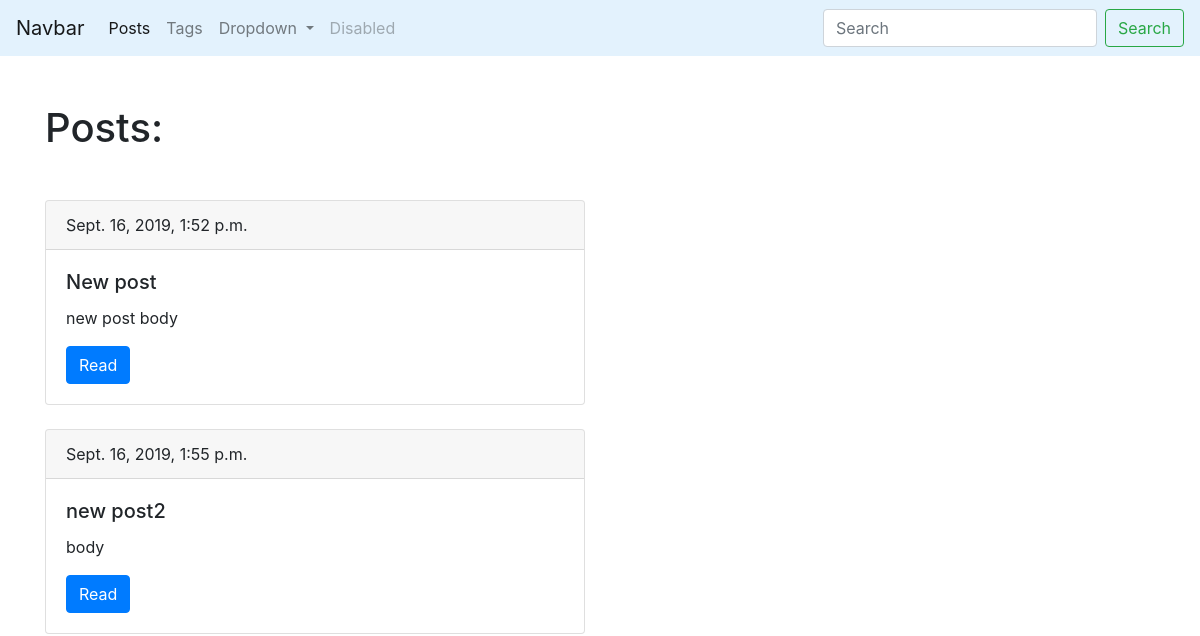
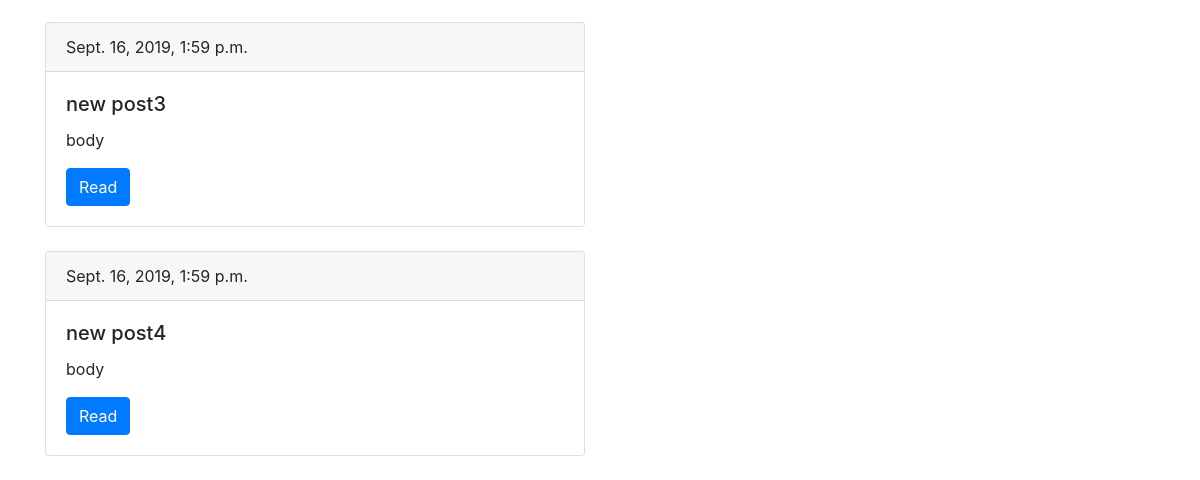
/blog/, run on an earlier commit of the app's database (2 pictures, top to bottom).
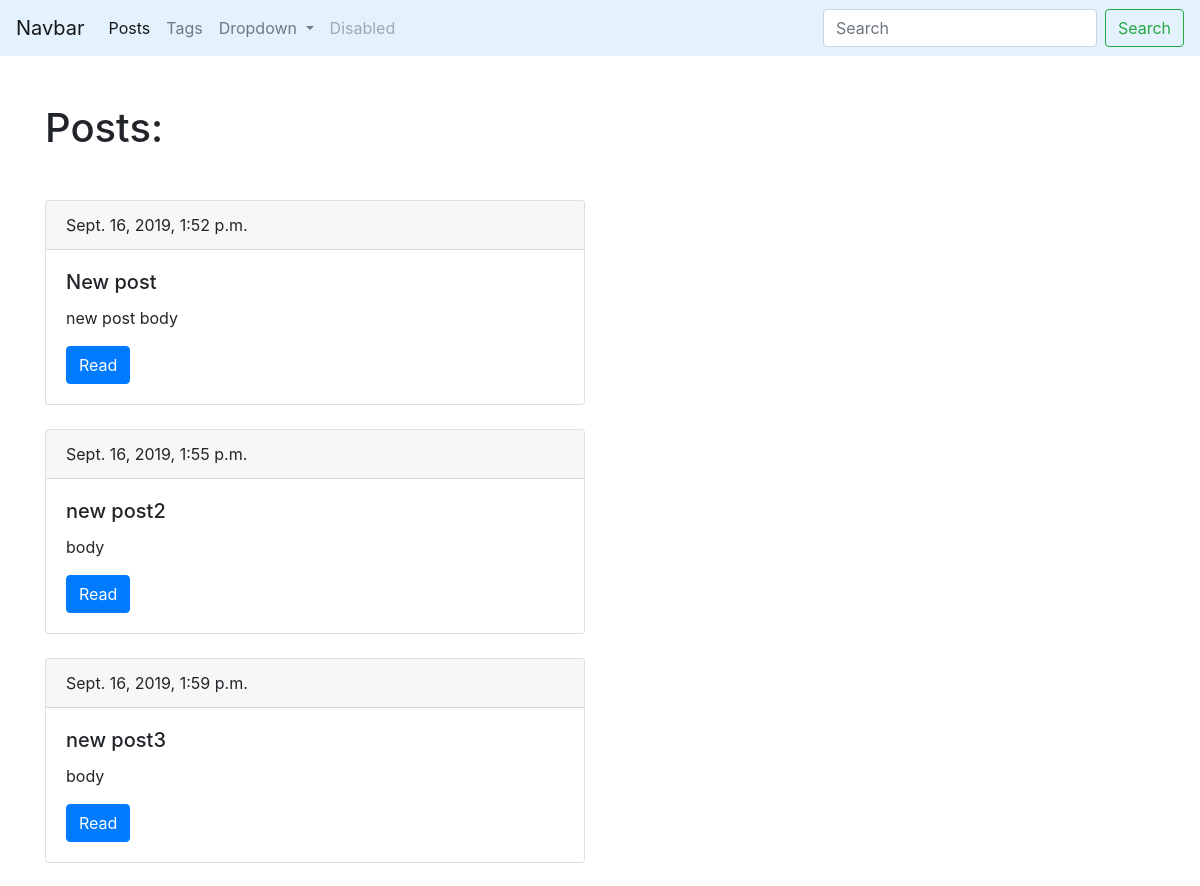
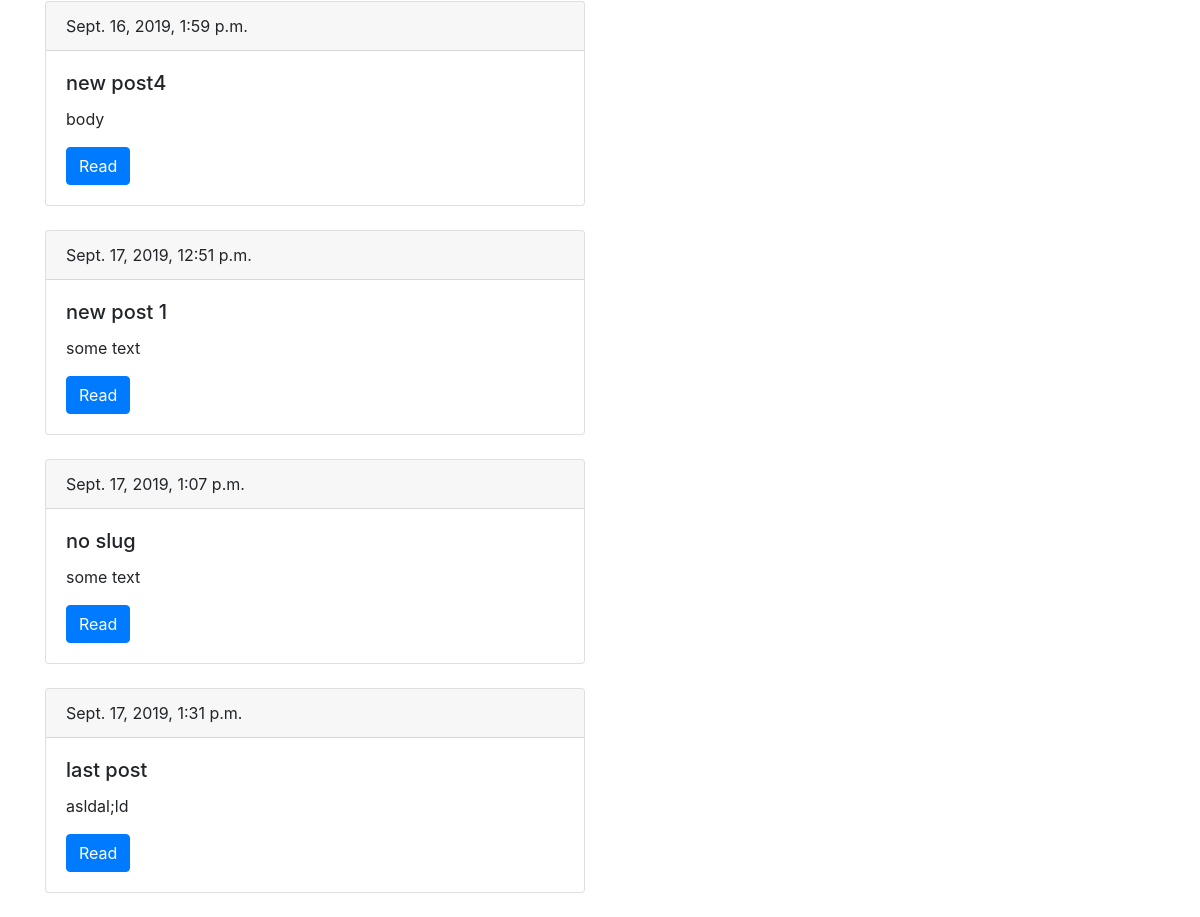
And on a later commit of the database (2 pictures, top to bottom).
### blog/models.py (models this page shows, shortened)
class Post(models.Model):
    title = models.CharField(max_length=150, db_index=True)
    slug = models.SlugField(max_length=150, blank=True, unique=True)
    body = models.TextField(blank=True, db_index=True)
    tags = models.ManyToManyField('Tag', blank=True, related_name='posts')
    date_pub = models.DateTimeField(auto_now_add=True)
    def get_absolute_url(self):
        return reverse('post_detail_url', kwargs={'slug': self.slug})

### blog/views.py (the view)
# urls.py: path('', posts_list, name='posts_list_url'),
def posts_list(request):
    posts = Post.objects.all()
    return render(request, 'blog/index.html', context={'posts': posts})

### blog/templates/blog/index.html (shortened to what this page needs)
{% extends 'blog/base_blog.html' %}
{% block content %}
    <h1 class="mb-5"> Posts: </h1>
    {%  for post in posts %}
        <div class="card mb-4 " >
            <div class="card-header">
                {{ post.date_pub }}
            </div>
            <div class="card-body">
                <h5 class="card-title">{{ post.title }}</h5>
                <p class="card-text">{{ post.body|truncatewords:15 }}</p>
                <a href="{{ post.get_absolute_url }}" class="btn btn-primary">Read</a>
            </div>
        </div>
    {% endfor %}
{% endblock %}

What changed in the data, as far as the page shows it:
added Post: date_pub "Sept. 17, 2019, 12:51 p.m.", title "new post 1", body "some text"
added Post: date_pub "Sept. 17, 2019, 1:07 p.m.", title "no slug", body "some text"
added Post: date_pub "Sept. 17, 2019, 1:31 p.m.", title "last post", body "asldal;ld"
